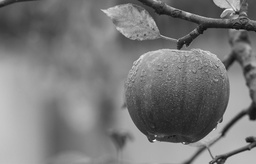
#> input picture gray_scale.jpeg, 256 x 164 px, shrunk from 1880 x 1204 before the run
$ python cns_image_modified.py
#> lines starting #> are read from the running program, lines starting #| are printed output that depends on the picture
import hashlib
import hmac
import random
import networkx as nx
import os
import numpy as np
from PIL import Image

def generate_graph(seed: int) -> nx.Graph:
    random.seed(seed)
    graph = nx.Graph()
    ascii_range = range(256)  # Full byte range for image pixels
    graph.add_nodes_from(ascii_range)
    for i in ascii_range:
        for j in ascii_range:
            if random.random() < 0.05:  # Random edge creation
                graph.add_edge(i, j)
    return graph

def randomize_graph(graph: nx.Graph, seed: int) -> nx.Graph:
    random.seed(seed)
    nodes = list(graph.nodes())
    random.shuffle(nodes)
    randomized_graph = nx.Graph()
    randomized_graph.add_nodes_from(nodes)
    randomized_graph.add_edges_from((nodes[i], nodes[j]) for i, j in graph.edges())
    return randomized_graph

def derive_key(key: str, salt: bytes = None) -> (int, bytes):
    if salt is None:
        salt = os.urandom(16)
    derived_key = hashlib.pbkdf2_hmac('sha256', key.encode(), salt, 100000)
    return int.from_bytes(derived_key, byteorder='big'), salt

def compute_param(pixel: int, derived_key: int, salt: int) -> int:
    return (pixel ^ derived_key ^ salt) % 256

def xor_encrypt(data: bytes, key: int) -> bytes:
    key_bytes = key.to_bytes((key.bit_length() + 7) // 8, byteorder='big')
    return bytes(d ^ key_bytes[i % len(key_bytes)] for i, d in enumerate(data))

def add_authentication(data: bytes, auth_key: bytes) -> bytes:
    hmac_digest = hmac.new(auth_key, data, hashlib.sha256).digest()
    return data + hmac_digest

def encrypt_image(image_path: str, key: str) -> (str, bytes, np.ndarray):
    # Open the image and convert to grayscale
#> called with image_path = 'gray_scale.jpeg', key = 'Cryptography'
    original_image = Image.open(image_path).convert('L')
#> original_image is the input picture: PIL image 256x164 L; min 11, max 255, mean 121.2
    image_array = np.array(original_image)

    # Derive key and generate graph
    derived_key, salt = derive_key(key)
    graph = generate_graph(derived_key)
    randomized_graph = randomize_graph(graph, derived_key)
    coloring = nx.coloring.greedy_color(randomized_graph, strategy="random_sequential")

    # Prepare encrypted image data
    encrypted_pairs = []
    for i in range(image_array.shape[0]):
        row_pairs = []
        for j in range(image_array.shape[1]):
            pixel = image_array[i, j]
            color = coloring[pixel]
            salt_value = random.randint(0, 255)  # Random salt for each pixel
            param = compute_param(pixel, derived_key, salt_value)
            row_pairs.append((color, param, salt_value))
        encrypted_pairs.append(row_pairs)
#> after the loop, encrypted_pairs = 164 items

    # Flatten and serialize pairs
    flat_pairs = [f"{color}-{param}-{salt}" for row in encrypted_pairs for color, param, salt in row]
#> flat_pairs = 41984 items
    cipher_str = '|'.join(flat_pairs)

    # XOR encrypt the serialized string
    encrypted_cipher = xor_encrypt(cipher_str.encode('utf-8'), derived_key)

    # Add HMAC for authentication
    auth_key = hashlib.sha256(f"{derived_key}".encode()).digest()
    final_cipher = add_authentication(encrypted_cipher, auth_key)

    return final_cipher.hex(), salt, image_array

def decrypt_image(cipher_text: str, key: str, salt: bytes, original_shape: tuple) -> np.ndarray:
    # Derive key
    derived_key, _ = derive_key(key, salt)

    # Prepare authentication
    auth_key = hashlib.sha256(f"{derived_key}".encode()).digest()

    # Verify and extract the ciphertext
    encrypted_data = bytes.fromhex(cipher_text)
    decrypted_data = verify_authentication(encrypted_data, auth_key)

    # XOR Decrypt the serialized string
    decrypted_str = xor_decrypt(decrypted_data, derived_key)

    # Reconstruct cipher text pairs
    cipher_pairs = [
        tuple(map(int, pair.split('-'))) for pair in decrypted_str.split('|')
    ]

    # Regenerate graph and coloring
    graph = generate_graph(derived_key)
    randomized_graph = randomize_graph(graph, derived_key)
    coloring = nx.coloring.greedy_color(randomized_graph, strategy="random_sequential")

    # Decrypt image
    decrypted_array = np.zeros(original_shape, dtype=np.uint8)
    for i in range(original_shape[0]):
        for j in range(original_shape[1]):
            color, param, salt_value = cipher_pairs[i * original_shape[1] + j]
            # Find the original pixel value
            for pixel, char_color in coloring.items():
                if char_color == color and compute_param(pixel, derived_key, salt_value) == param:
                    decrypted_array[i, j] = pixel
                    break

    return decrypted_array

def xor_decrypt(data: bytes, key: int) -> str:
    decrypted_bytes = xor_encrypt(data, key)
    return decrypted_bytes.decode('utf-8', errors='ignore')

def verify_authentication(data: bytes, auth_key: bytes) -> bytes:
    """Verify the HMAC and return the data if valid."""
    received_data, received_hmac = data[:-32], data[-32:]
    expected_hmac = hmac.new(auth_key, received_data, hashlib.sha256).digest()
    if not hmac.compare_digest(received_hmac, expected_hmac):
        raise ValueError("Authentication failed.")
    return received_data

def main():
    # Image path
    image_path = 'gray_scale.jpeg'
    key = "Cryptography"

    # Encrypt
    encrypted_data, salt, original_image = encrypt_image(image_path, key)

    # Save original image
    original_img = Image.fromarray(original_image)
    original_img.save('original_image.jpeg')

    # Save encrypted visualization (just for demonstration)
    encrypted_img = Image.fromarray(np.random.randint(0, 256, original_image.shape, dtype=np.uint8))
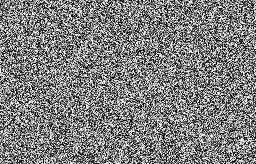
#> encrypted_img: PIL image 256x164 L; min 0, max 255, mean 127
    encrypted_img.save('encrypted_image.jpeg')

    # Decrypt
    try:
        decrypted_array = decrypt_image(encrypted_data, key, salt, original_image.shape)

        # Save decrypted image
        decrypted_img = Image.fromarray(decrypted_array)
        decrypted_img.save('decrypted_image.jpeg')

        print("Encryption and decryption completed successfully.")
    except ValueError as e:
        print(f"Decryption error: {e}")
        import traceback
        traceback.print_exc()

if __name__ == "__main__":
    main()
